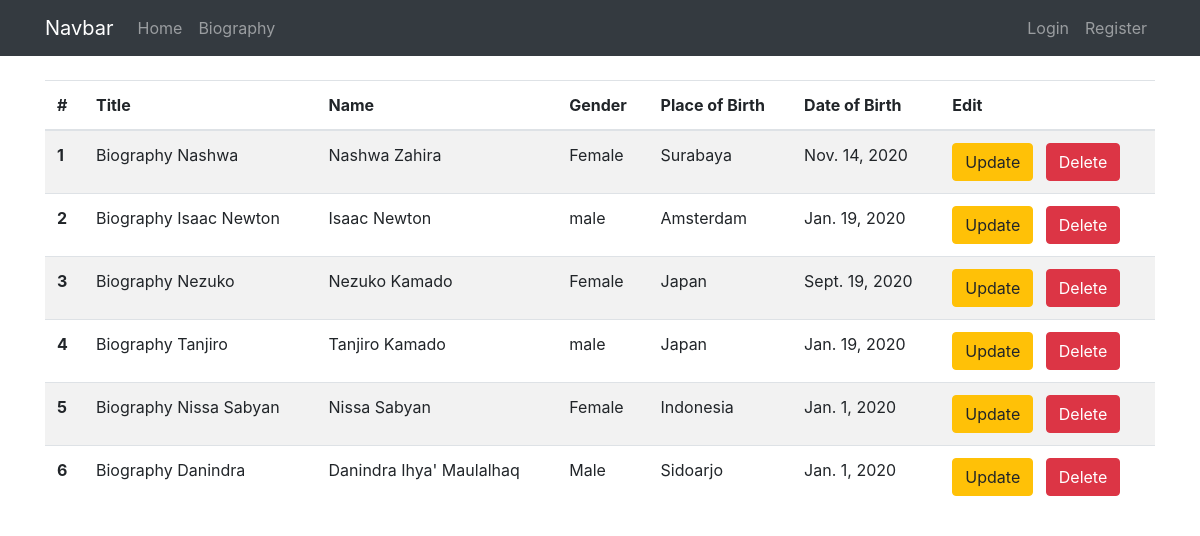
The page /biography/manage/ on the database its author committed.
### biography/models.py (models this page shows, shortened)
class Biography(models.Model):
    title           = models.CharField(max_length=100)
    name            = models.CharField(max_length=70)
    GENDER = [
        ('Male', 'Male'),
        ('Female', 'Female'),
    ]
    gender          = models.CharField(choices=GENDER, max_length=20, default='male')
    place_of_birth  = models.CharField(max_length=50)
    date_of_birth   = models.DateField(auto_now=False, auto_now_add=False)
    description     = models.TextField()
    photo           = models.ImageField(upload_to='images')
    slug            = models.SlugField()

### biography/views.py (the view)
# urls.py: path('manage/', ManageBiography.as_view(), name='manage'),
class ManageBiography(ListView):
    model = Biography
    template_name = 'biography/manage.html'
    context_object_name = 'list_biography'

### biography/templates/biography/manage.html
{% extends 'base.html' %}
{% block content %}
<table class="table table-striped">
    <thead>
      <tr>
        <th scope="col">#</th>
        <th scope="col">Title</th>
        <th scope="col">Name</th>
        <th scope="col">Gender</th>
        <th scope="col">Place of Birth</th>
        <th scope="col">Date of Birth</th>
        <th scope="col">Edit</th>
      </tr>
    </thead>
    <tbody>
        {% for data_biography in list_biography %}
        <tr>
          <th scope="row">{{forloop.counter}}</th>
          <td>{{data_biography.title}}</td>
          <td>{{data_biography.name}}</td>
          <td>{{data_biography.gender}}</td>
          <td>{{data_biography.place_of_birth}}</td>
          <td>{{data_biography.date_of_birth}}</td>
          <td><a href="{% url 'biography:update' data_biography.pk %}" class="btn btn-warning mr-2">Update</a>
          <a href="{% url 'biography:delete' data_biography.pk %}" class="btn btn-danger">Delete</a></td>
        </tr>
        {% endfor %}
    </tbody>
  </table>
{% endblock content %}

### rows shown on the page
Biography: title "Biography Nashwa", name "Nashwa Zahira", gender "Female", place_of_birth "Surabaya", date_of_birth "Nov. 14, 2020"
Biography: title "Biography Isaac Newton", name "Isaac Newton", gender "male", place_of_birth "Amsterdam", date_of_birth "Jan. 19, 2020"
Biography: title "Biography Nezuko", name "Nezuko Kamado", gender "Female", place_of_birth "Japan", date_of_birth "Sept. 19, 2020"
Biography: title "Biography Tanjiro", name "Tanjiro Kamado", gender "male", place_of_birth "Japan", date_of_birth "Jan. 19, 2020"
Biography: title "Biography Nissa Sabyan", name "Nissa Sabyan", gender "Female", place_of_birth "Indonesia", date_of_birth "Jan. 1, 2020"
Biography: title "Biography Danindra", name "Danindra Ihya' Maulalhaq", gender "Male", place_of_birth "Sidoarjo", date_of_birth "Jan. 1, 2020"
